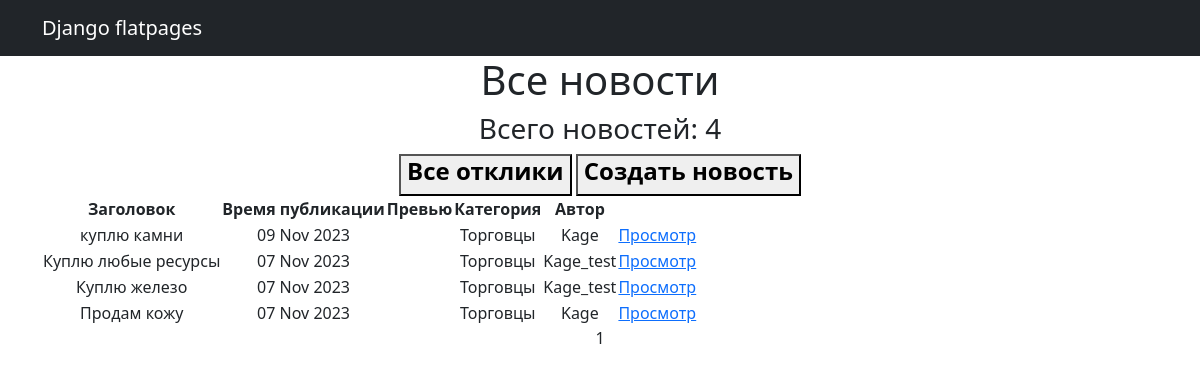
The app's page /posts/, older data.
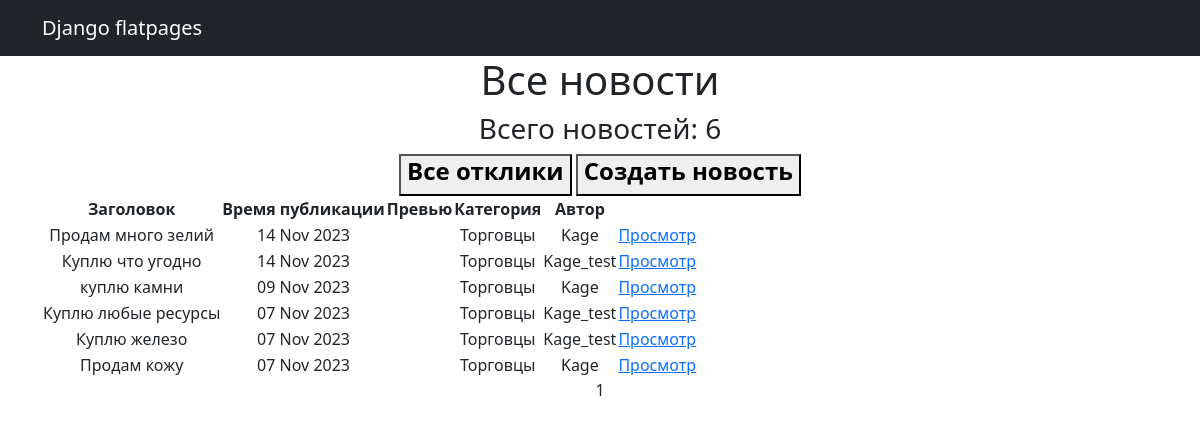
The same page, newer data.
### PostBoard_main/models.py (models this page shows, shortened)
class Posts(models.Model):
    tanks = 'TK'
    healers = 'HL'
    damage_dealers = 'DD'
    merchants = 'MR'
    guild_masters = 'GM'
    quest_givers = 'QG'
    smiths = 'SM'
    leather_workers = 'LW'
    potion_masters = 'PM'
    enchanters = 'EH'
    TYPE = [
        (tanks, 'Танки'), (healers, 'Хилеры'), (damage_dealers, 'ДД'), (merchants, 'Торговцы'),
        (guild_masters, 'Гильдмастера'), (quest_givers, 'Квестгиверы'), (smiths, 'Кузнецы'),
        (leather_workers, 'Кожевники'), (potion_masters, 'Зельевары'), (enchanters, 'Мастера заклинаний')
    ]
    type_post = models.CharField(max_length=2, choices=TYPE, default='MR')
    time_in = models.DateTimeField(auto_now_add=True)
    headline = models.CharField(max_length=128)
    text = RichTextUploadingField(config_name='my-toolbar')
    category = models.ForeignKey(Category, on_delete=models.CASCADE, related_name='category')
    to_reg_user = models.ForeignKey(User, on_delete=models.CASCADE)

class Category(models.Model):
    name = models.CharField(max_length=30, unique=True, help_text=_('Category name'))
    subscriber = models.ManyToManyField(User, through='Subscriptions')
    def __str__(self):
        return self.name.title()

### PostBoard_main/views.py (the view)
# urls.py: path('', PostsList.as_view(), name='posts'),
class PostsList(ListView):
    raise_exception = True
    model = Posts
    ordering = '-time_in'
    template_name = 'posts.html'
    context_object_name = 'posts'
    paginate_by = 20
    def get_context_data(self, **kwargs):
        context = super().get_context_data(**kwargs)
        context['time_now', 'is_reg'] = datetime.utcnow(), \
            self.request.user.groups.filter(name='Зарегистрированные пользователи').exists()
        return context

### templates/posts.html (shortened to what this page needs)
<!DOCTYPE html>
{% extends 'flatpages/default.html' %}
{% block content %}
    <h1>Все новости</h1>
    <h3>Всего новостей: {{ posts|length }}</h3>
    <button>
        <a class="nav-link" href="{% url 'responses' %}">
            <h4><strong>Все отклики</strong></h4>
        </a>
    </button>
    {% if not is_author %}
    <button>
        <a class="nav-link" href="{% url 'post_create' %}">
            <h4><strong>Создать новость</strong></h4>
        </a>
    </button>
    {% endif %}
    {% if posts %}
        <table>
            <tr>
                <th>Заголовок</th>
                <th>Время публикации</th>
                <th>Превью</th>
                <th>Категория</th>
                <th>Автор</th>
            </tr>
            {% for category in posts %}
            <tr>
                <td>{{ category.headline }}</td>
                <td>{{ category.time_in|date:'d M Y'  }}</td>
                <td>{{ category.preview }}</td>
                <td>{{ category.category }}</td>
                <td>{{ category.to_reg_user }}</td>
                <td>
                    <a href="{% url 'post_detail' pk=category.id %}"> Просмотр </a>
                </td>
            </tr>
            {% endfor %}
        </table>
    {% else %}
        <h2>Новостей нет! Вообще нет!</h2>
    {% endif %}
    {{ page_obj.number }}
{% endblock content%}

Row changes from the older to the newer data that the page shows:
added Posts: headline "Продам много зелий", time_in "14 Nov 2023", category "Торговцы", to_reg_user "Kage"
added Posts: headline "Куплю что угодно", time_in "14 Nov 2023", category "Торговцы", to_reg_user "Kage_test"
Text that changed along with them:
{{ posts|length }}: "4" → "6"
